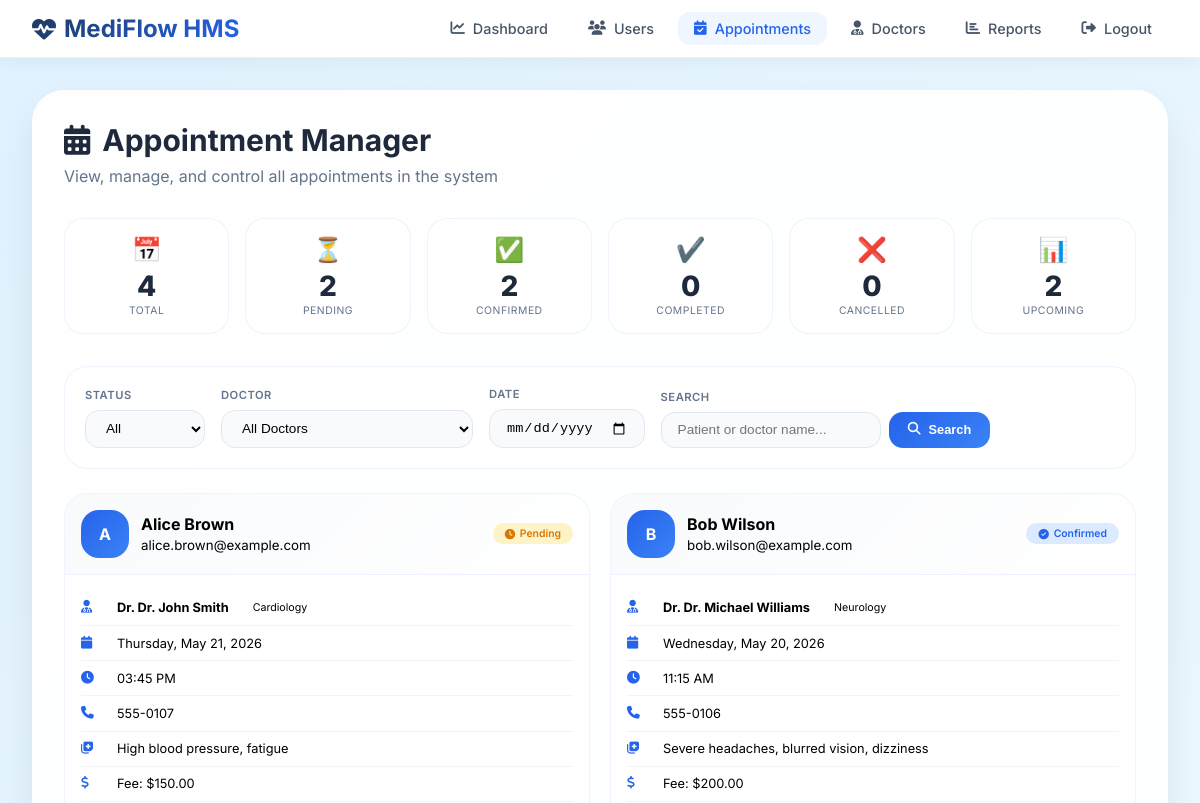
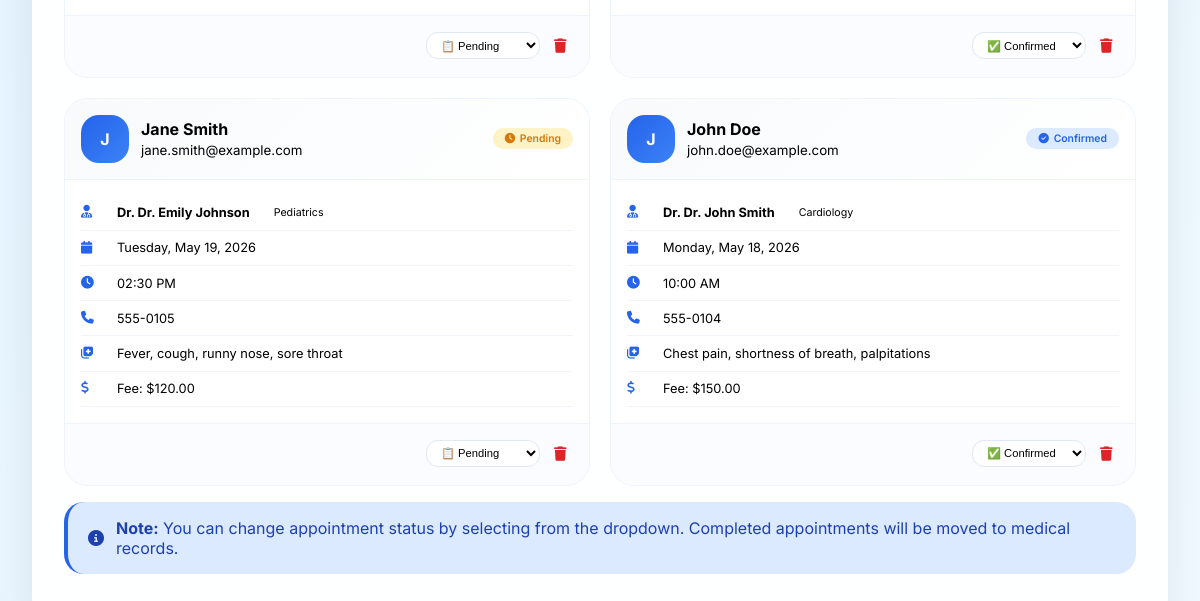
/admin/manage-appointments.php (signed in), run on an earlier commit of the app's database (2 pictures, top to bottom).
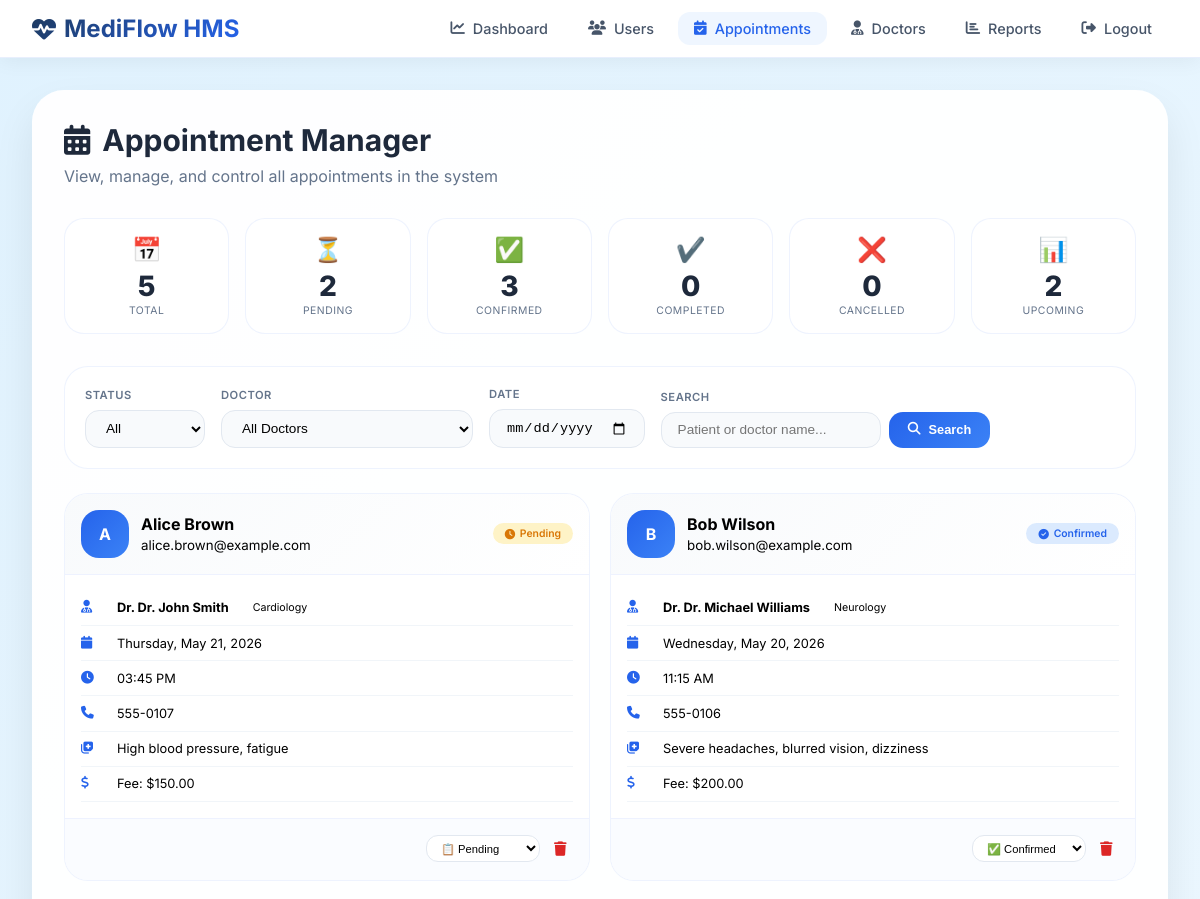
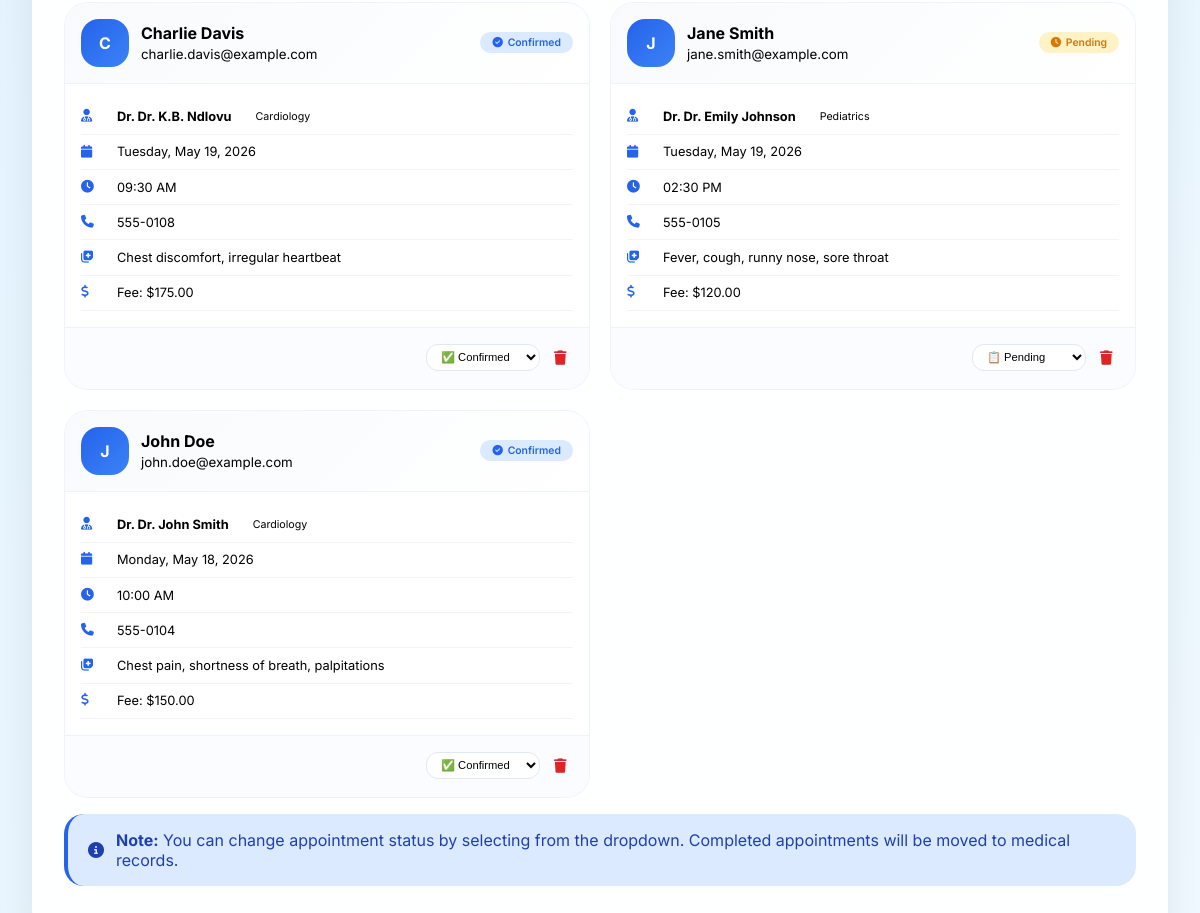
And on a later commit of the database (2 pictures, top to bottom).
### tables this page shows
CREATE TABLE appointments (
    id INT PRIMARY KEY AUTO_INCREMENT,
    patient_id INT,
    doctor_id INT,
    appointment_date DATE NOT NULL,
    appointment_time TIME NOT NULL,
    status ENUM('pending', 'confirmed', 'completed', 'cancelled') DEFAULT 'pending',
    symptoms TEXT,
    notes TEXT,
    created_at TIMESTAMP DEFAULT CURRENT_TIMESTAMP,
    updated_at TIMESTAMP DEFAULT CURRENT_TIMESTAMP ON UPDATE CURRENT_TIMESTAMP,
    FOREIGN KEY (patient_id) REFERENCES users(id) ON DELETE CASCADE,
    FOREIGN KEY (doctor_id) REFERENCES doctors(id) ON DELETE CASCADE,
    UNIQUE KEY unique_appointment (doctor_id, appointment_date, appointment_time)
);

CREATE TABLE users (
    id INT PRIMARY KEY AUTO_INCREMENT,
    username VARCHAR(50) UNIQUE NOT NULL,
    email VARCHAR(100) UNIQUE NOT NULL,
    password VARCHAR(255) NOT NULL,
    full_name VARCHAR(100) NOT NULL,
    phone VARCHAR(20),
    address TEXT,
    role ENUM('patient', 'doctor', 'admin') DEFAULT 'patient',
    is_active BOOLEAN DEFAULT TRUE,
    created_at TIMESTAMP DEFAULT CURRENT_TIMESTAMP,
    last_login TIMESTAMP NULL,
    reset_token VARCHAR(255) NULL,
    reset_token_expiry DATETIME NULL,
    email_verified BOOLEAN DEFAULT FALSE
);

CREATE TABLE doctors (
    id INT PRIMARY KEY AUTO_INCREMENT,
    user_id INT UNIQUE,
    specialization VARCHAR(100),
    qualification VARCHAR(200),
    experience_years INT,
    consultation_fee DECIMAL(10, 2),
    available_days VARCHAR(100),
    available_time_start TIME,
    available_time_end TIME,
    FOREIGN KEY (user_id) REFERENCES users(id) ON DELETE CASCADE
);

### admin/manage-appointments.php (the view, shortened to what this page needs)
<?php
$database = new Database();
$db = $database->getConnection();
$status_filter = $_GET['status'] ?? 'all';
$doctor_filter = $_GET['doctor'] ?? 'all';
$date_filter = $_GET['date'] ?? '';
$search = $_GET['search'] ?? '';
$page = isset($_GET['page']) ? (int)$_GET['page'] : 1;
$limit = 12;
$offset = ($page - 1) * $limit;
$query = "SELECT a.*,
          p.full_name as patient_name,
          p.email as patient_email,
          p.phone as patient_phone,
          u.full_name as doctor_name,
          u.email as doctor_email,
          d.specialization,
          d.consultation_fee,
          d.qualification
          FROM appointments a
          LEFT JOIN users p ON a.patient_id = p.id
          LEFT JOIN doctors d ON a.doctor_id = d.id
          LEFT JOIN users u ON d.user_id = u.id
          WHERE 1=1";
$params = [];
$query .= " ORDER BY a.appointment_date DESC, a.appointment_time ASC LIMIT :limit OFFSET :offset";
$params[':limit'] = $limit;
$params[':offset'] = $offset;
$stmt = $db->prepare($query);
foreach ($params as $key => $value) {
    if ($key == ':limit' || $key == ':offset') {
        $stmt->bindValue($key, $value, PDO::PARAM_INT);
    } else {
        $stmt->bindValue($key, $value);
    }
}
$stmt->execute();
$appointments = $stmt->fetchAll(PDO::FETCH_ASSOC);
$stats_query = "SELECT
    COUNT(*) as total,
    SUM(CASE WHEN status = 'pending' THEN 1 ELSE 0 END) as pending,
    SUM(CASE WHEN status = 'confirmed' THEN 1 ELSE 0 END) as confirmed,
    SUM(CASE WHEN status = 'completed' THEN 1 ELSE 0 END) as completed,
    SUM(CASE WHEN status = 'cancelled' THEN 1 ELSE 0 END) as cancelled,
    SUM(CASE WHEN appointment_date = CURDATE() THEN 1 ELSE 0 END) as today,
    SUM(CASE WHEN appointment_date > CURDATE() AND status IN ('pending', 'confirmed') THEN 1 ELSE 0 END) as upcoming
    FROM appointments";
$stats_stmt = $db->query($stats_query);
$stats = $stats_stmt->fetch(PDO::FETCH_ASSOC);
?>
<!DOCTYPE html>
<html lang="en">
<head>
    <link rel="stylesheet" href="https://cdnjs.cloudflare.com/ajax/libs/font-awesome/6.4.0/css/all.min.css">
</head>
<body>
    <nav class="navbar">
        <div class="navbar-container">
            <a href="dashboard.php" class="logo"><i class="fas fa-heartbeat"></i><span>MediFlow HMS</span></a>
            <ul class="nav-menu">
                <li><a href="dashboard.php" class="nav-link"><i class="fas fa-chart-line"></i> Dashboard</a></li>
                <li><a href="manage-users.php" class="nav-link"><i class="fas fa-users"></i> Users</a></li>
                <li><a href="manage-appointments.php" class="nav-link active"><i class="fas fa-calendar-check"></i> Appointments</a></li>
                <li><a href="manage-doctors.php" class="nav-link"><i class="fas fa-user-md"></i> Doctors</a></li>
                <li><a href="reports.php" class="nav-link"><i class="fas fa-chart-bar"></i> Reports</a></li>
                <li><a href="../logout.php" class="nav-link"><i class="fas fa-sign-out-alt"></i> Logout</a></li>
            </ul>
        </div>
    </nav>
    <div class="container">
        <div class="glass-card fade-in">
            <div class="page-header">
                <h1><i class="fas fa-calendar-alt"></i> Appointment Manager</h1>
                <p>View, manage, and control all appointments in the system</p>
            </div>
            <div class="stats-grid">
                <div class="stat-card"><div class="stat-icon">📅</div><div class="stat-number"><?php echo $stats['total']; ?></div><div class="stat-label">Total</div></div>
                <div class="stat-card"><div class="stat-icon">⏳</div><div class="stat-number"><?php echo $stats['pending']; ?></div><div class="stat-label">Pending</div></div>
                <div class="stat-card"><div class="stat-icon">✅</div><div class="stat-number"><?php echo $stats['confirmed']; ?></div><div class="stat-label">Confirmed</div></div>
                <div class="stat-card"><div class="stat-icon">✔️</div><div class="stat-number"><?php echo $stats['completed']; ?></div><div class="stat-label">Completed</div></div>
                <div class="stat-card"><div class="stat-icon">❌</div><div class="stat-number"><?php echo $stats['cancelled']; ?></div><div class="stat-label">Cancelled</div></div>
                <div class="stat-card"><div class="stat-icon">📊</div><div class="stat-number"><?php echo $stats['upcoming']; ?></div><div class="stat-label">Upcoming</div></div>
            </div>
            <div class="filters-bar">
                <form method="GET" action="" class="filters">
                    <div class="filter-group"><label>Status</label><select name="status" class="filter-select" onchange="this.form.submit()">
                        <option value="all" <?php echo $status_filter == 'all' ? 'selected' : ''; ?>>All</option>
                    </select></div>
                    <div class="filter-group"><label>Doctor</label><select name="doctor" class="filter-select" onchange="this.form.submit()">
                        <option value="all" <?php echo $doctor_filter == 'all' ? 'selected' : ''; ?>>All Doctors</option>
                    </select></div>
                    <div class="filter-group"><label>Date</label><input type="date" name="date" class="filter-date" value="<?php echo $date_filter; ?>" onchange="this.form.submit()"></div>
                    <div class="filter-group" style="flex:1"><label>Search</label><div style="display:flex; gap:0.5rem;">
                        <input type="text" name="search" class="search-input" placeholder="Patient or doctor name..." value="<?php echo htmlspecialchars($search); ?>">
                        <button type="submit" class="btn btn-primary"><i class="fas fa-search"></i> Search</button>
                    </div></div>
                </form>
            </div>
            <?php if (count($appointments) > 0): ?>
                <div class="appointments-grid">
                    <?php foreach ($appointments as $appointment): ?>
                        <div class="appointment-card">
                            <div class="card-header">
                                <div class="patient-info">
                                    <div class="patient-avatar"><?php echo strtoupper(substr($appointment['patient_name'] ?? '?', 0, 1)); ?></div>
                                    <div><strong><?php echo htmlspecialchars($appointment['patient_name'] ?? 'N/A'); ?></strong><br><small><?php echo htmlspecialchars($appointment['patient_email'] ?? ''); ?></small></div>
                                </div>
                                <span class="badge badge-<?php echo $appointment['status']; ?>"><i class="fas <?php echo $appointment['status'] == 'pending' ? 'fa-clock' : ($appointment['status'] == 'confirmed' ? 'fa-check-circle' : ($appointment['status'] == 'completed' ? 'fa-check-double' : 'fa-ban')); ?>"></i> <?php echo ucfirst($appointment['status']); ?></span>
                            </div>
                            <div class="card-body">
                                <div class="info-row"><i class="fas fa-user-md"></i> <strong>Dr. <?php echo htmlspecialchars($appointment['doctor_name'] ?? 'N/A'); ?></strong><br><small><?php echo htmlspecialchars($appointment['specialization'] ?? ''); ?></small></div>
                                <div class="info-row"><i class="fas fa-calendar"></i> <?php echo date('l, F j, Y', strtotime($appointment['appointment_date'])); ?></div>
                                <div class="info-row"><i class="fas fa-clock"></i> <?php echo date('h:i A', strtotime($appointment['appointment_time'])); ?></div>
                                <div class="info-row"><i class="fas fa-phone"></i> <?php echo htmlspecialchars($appointment['patient_phone'] ?? 'N/A'); ?></div>
                                <div class="info-row"><i class="fas fa-notes-medical"></i> <?php echo htmlspecialchars(substr($appointment['symptoms'] ?? 'No symptoms', 0, 60)) . ((strlen($appointment['symptoms'] ?? '') > 60) ? '...' : ''); ?></div>
                                <?php if ($appointment['consultation_fee']): ?>
                                    <div class="info-row"><i class="fas fa-dollar-sign"></i> Fee: $<?php echo number_format($appointment['consultation_fee'], 2); ?></div>
                                <?php endif; ?>
                            </div>
                            <div class="card-footer">
                                <form method="POST" style="display:inline;">
                                    <select name="new_status" class="status-select" onchange="this.form.submit()" title="Change Status">
                                        <option value="pending" <?php echo $appointment['status'] == 'pending' ? 'selected' : ''; ?>>📋 Pending</option>
                                        <option value="confirmed" <?php echo $appointment['status'] == 'confirmed' ? 'selected' : ''; ?>>✅ Confirmed</option>
                                    </select>
                                </form>
                                <form method="POST" style="display:inline;" onsubmit="return confirm('⚠️ Delete this appointment? This action cannot be undone.')">
                                    <button type="submit" name="delete_appointment" class="icon-btn" style="color:#dc2626;" title="Delete"><i class="fas fa-trash"></i></button>
                                </form>
                            </div>
                        </div>
                    <?php endforeach; ?>
                </div>
            <?php else: ?>
                <div class="empty-state"><i class="fas fa-calendar-times" style="font-size: 3rem; color: #cbd5e1;"></i><h3 style="margin-top: 1rem;">No Appointments Found</h3><p>No appointments match your search criteria.</p></div>
            <?php endif; ?>
            <div class="alert alert-info" style="margin-top: 1rem;">
                <i class="fas fa-info-circle"></i>
                <span><strong>Note:</strong> You can change appointment status by selecting from the dropdown. Completed appointments will be moved to medical records.</span>
            </div>
        </div>
    </div>
</body>
</html>

What changed in the data, as far as the page shows it:
added appointments: patient.full_name "C", patient.full_name "Charlie Davis", patient.email "charlie.davis@example.com", status "Confirmed", users.full_name "Dr. K.B. Ndlovu", doctor.specialization "Cardiology", appointment_date "Tuesday, May 19, 2026", appointment_time "09:30 AM", patient.phone "555-0108", symptoms "Chest discomfort, irregular heartbeat", doctor.consultation_fee "175.00", new_status "✅ Confirmed"
Also different on the page:
$stats['total']: "4" → "5"
$stats['confirmed']: "2" → "3"
